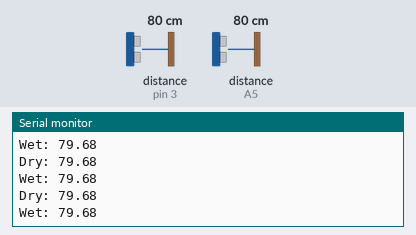
This sketch was run on a simulated Arduino Uno, built with avr-gcc and run on an emulated ATmega328P. Parts: the last lines printed to the serial monitor. Wiring (inferred from the names in the program): 2 × ultrasonic range finder: trigger pin 2, echo pin 3 / trigger A4, echo A5. The test bench sets the inputs (shaded band); at power-on: distance to the obstacle (sensors on pin 3, A5) 80 cm. The echo pulse lasts 58.3 µs per cm.

Above: at 1.3 s.
1.4 s: distance to the obstacle (sensor on pin 3) set to 2 cm
At 2.0 s:
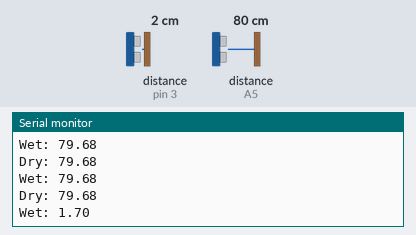
2.9 s: distance to the obstacle (sensor on A5) set to 2 cm
At 3.36 s:
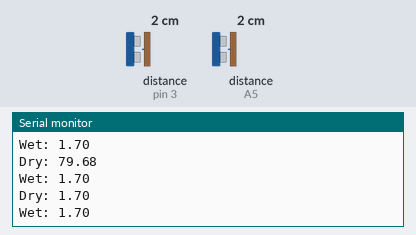
4.4 s: distance to the obstacle (sensor on pin 3) set to 4 cm
At 4.87 s:
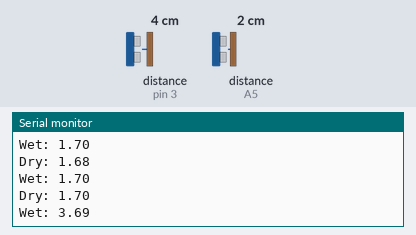
5.9 s: distance to the obstacle (sensor on A5) set to 4 cm
At 6.37 s:
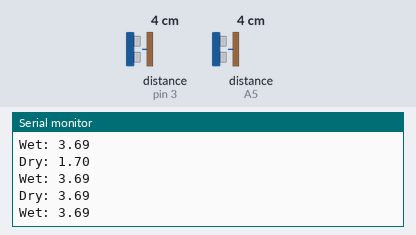
Timing chart, 0 to 8.4 s (numbered marks = the images above; inputs shaded):
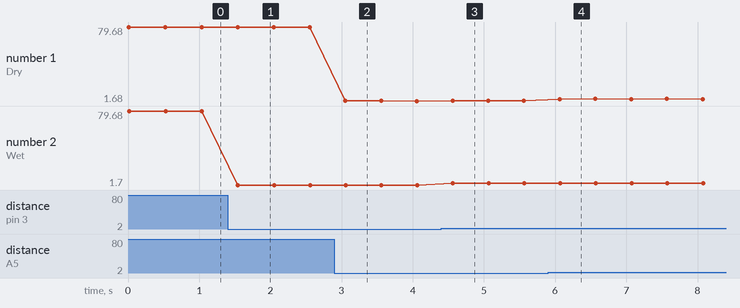

Measured:
- after the input at 1.4 s, the serial monitor: prints a new line after 0.15 s (image 1)
- after the input at 2.9 s, the serial monitor: prints a new line after 0.15 s (image 2)
- after the input at 4.4 s, the serial monitor: prints a new line after 0.16 s (image 3)
- after the input at 5.9 s, the serial monitor: prints a new line after 0.16 s (image 4)
- plotted number 1: 79.68 → 1.68 after the input at 2.9 s
- plotted number 2: 79.68 → 1.7 after the input at 1.4 s, 1.7 → 3.69 after the input at 4.4 s

The sketch:

ultrasonic.ino
```cpp
#define TRIG_PIN_DRY A4
#define ECHO_PIN_DRY A5
#define TRIG_PIN_WET 2
#define ECHO_PIN_WET 3

void setup() {
  pinMode(TRIG_PIN_DRY, OUTPUT);
  pinMode(ECHO_PIN_DRY, INPUT);
  pinMode(TRIG_PIN_WET, OUTPUT);
  pinMode(ECHO_PIN_WET, INPUT);
  Serial.begin(19200);
}

void loop() {
  // Send trigger pulse
  digitalWrite(TRIG_PIN_DRY, LOW);
  delayMicroseconds(2);
  digitalWrite(TRIG_PIN_DRY, HIGH);
  delayMicroseconds(10);
  digitalWrite(TRIG_PIN_DRY, LOW);

  long durationDry = pulseIn(ECHO_PIN_DRY, HIGH);

  digitalWrite(TRIG_PIN_WET, LOW);
  delayMicroseconds(2);
  digitalWrite(TRIG_PIN_WET, HIGH);
  delayMicroseconds(10);
  digitalWrite(TRIG_PIN_WET, LOW);

  long durationWet = pulseIn(ECHO_PIN_WET, HIGH);

  // Calculate distance (cm)
  float distance_cm_dry = durationDry * 0.0343 / 2;
  float distance_cm_wet = durationWet * 0.0343 / 2;

  Serial.println("Dry: " + String(distance_cm_dry));  // send as text
  Serial.println("Wet: " + String(distance_cm_wet));
  delay(500);

}
```
